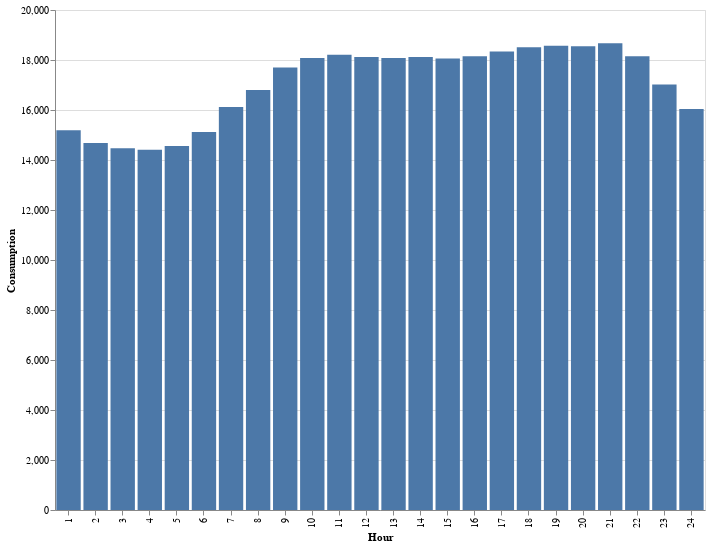

The notebook cell saved with this chart:
### Markdown cell above
Для відображення залежності споживання електроенергії від години доби використовую Bar Chart.
А для відображення залежності споживання електроенергії від дня року Heatmap. 

Другий графік добре відображає зміни у даних з часом, якщо для одного з рядків або стовпців встановлено часові інтервали, у даному випадку дні роки.

Альтернативно, можна зобразити залежність споживання електроенергії від дня року та години доби у єдиноиу графіку виду Heatmap.
Але тоді по осі Y було б 366 позицій і, на мою думку, це незручно для оцінки числових значень, що і є недоліком великих графіків такого типу.

### Code cell
columns = ['Hour', 'Consumption']
daily_cons_df = pd.DataFrame(columns = columns, index=range(24))
   
for hour in range(24, 0, -1):
    daily_cons_df.loc[hour-1]['Hour'] = str(hour)
    daily_cons_df.loc[hour-1]['Consumption'] = str(df.loc[df['hour'] == str(hour), 'CONSUMPTION'].mean())
    
alt.Chart(daily_cons_df).mark_bar().encode(
    x = alt.X('Hour:O', sort=alt.EncodingSortField(field='Hour', op='count', order='ascending')),
    y = alt.Y('Consumption:Q'),
    tooltip = alt.Tooltip('Consumption'),
).properties(width = 650, height = 500)

### Figure 1 — Vega-Lite specification as saved in the notebook (floating-point values rounded to 4 significant figures)
{"config": {"view": {"continuousWidth": 400, "continuousHeight": 300}}, "data": {"name": "data-2efc7d424b1bc17854a9055d48fef89b"}, "mark": "bar", "encoding": {"tooltip": {"type": "nominal", "field": "Consumption"}, "x": {"type": "ordinal", "field": "Hour", "sort": {"field": "Hour", "op": "count", "order": "ascending"}}, "y": {"type": "quantitative", "field": "Consumption"}}, "height": 500, "width": 650, "$schema": "https://vega.github.io/schema/vega-lite/v4.8.1.json", "datasets": {"data-2efc7d424b1bc17854a9055d48fef89b": [{"Hour": "1", "Consumption": "15192.907704341025"}, {"Hour": "2", "Consumption": "14684.329683222526"}, {"Hour": "3", "Consumption": "14465.852170512318"}, {"Hour": "4", "Consumption": "14409.116542823622"}, {"Hour": "5", "Consumption": "14557.981228001565"}, {"Hour": "6", "Consumption": "15116.771607352366"}, {"Hour": "7", "Consumption": "16124.596010950332"}, {"Hour": "8", "Consumption": "16803.72780602268"}, {"Hour": "9", "Consumption": "17704.371138052404"}, {"Hour": "10", "Consumption": "18075.06257332812"}, {"Hour": "11", "Consumption": "18206.456003128667"}, {"Hour": "12", "Consumption": "18124.038326163474"}, {"Hour": "13", "Consumption": "18083.541650371528"}, {"Hour": "14", "Consumption": "18118.730152522487"}, {"Hour": "15", "Consumption": "18062.907313257725"}, {"Hour": "16", "Consumption": "18149.113805240515"}, {"Hour": "17", "Consumption": "18342.023464998045"}, {"Hour": "18", "Consumption": "18512.81736409855"}, {"Hour": "19", "Consumption": "18569.765741102856"}, {"Hour": "20", "Consumption": "18546.18967540086"}, {"Hour": "21", "Consumption": "18666.482987876418"}, {"Hour": "22", "Consumption": "18150.41572154869"}, {"Hour": "23", "Consumption": "17018.364489636293"}, {"Hour": "24", "Consumption": "16042.215095815409"}]}}
